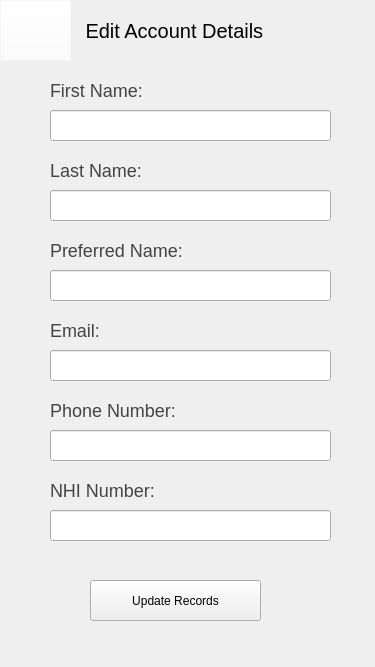
<?xml version="1.0" encoding="UTF-8"?>
<ui version="4.0">
 <class>editDetails</class>
 <widget class="QWidget" name="editDetails">
  <property name="geometry">
   <rect>
    <x>0</x>
    <y>0</y>
    <width>375</width>
    <height>667</height>
   </rect>
  </property>
  <property name="windowTitle">
   <string>Form</string>
  </property>
  <widget class="QPushButton" name="btn_backToHome">
   <property name="geometry">
    <rect>
     <x>0</x>
     <y>0</y>
     <width>71</width>
     <height>61</height>
    </rect>
   </property>
   <property name="styleSheet">
    <string notr="true">image: url(:/images/backArrow2.png);
background-color: rgba(255, 255, 255, 0);</string>
   </property>
   <property name="text">
    <string/>
   </property>
  </widget>
  <widget class="QLabel" name="lbl_fName">
   <property name="geometry">
    <rect>
     <x>50</x>
     <y>70</y>
     <width>101</width>
     <height>41</height>
    </rect>
   </property>
   <property name="styleSheet">
    <string notr="true">font-family:arial;
font-size:18px;
color:#444444;</string>
   </property>
   <property name="text">
    <string>First Name:</string>
   </property>
  </widget>
  <widget class="QLabel" name="lbl_phone">
   <property name="geometry">
    <rect>
     <x>50</x>
     <y>390</y>
     <width>161</width>
     <height>41</height>
    </rect>
   </property>
   <property name="styleSheet">
    <string notr="true">font-family:arial;
font-size:18px;
color:#444444;</string>
   </property>
   <property name="text">
    <string>Phone Number:</string>
   </property>
  </widget>
  <widget class="QLabel" name="lbl_pName">
   <property name="geometry">
    <rect>
     <x>50</x>
     <y>230</y>
     <width>161</width>
     <height>41</height>
    </rect>
   </property>
   <property name="styleSheet">
    <string notr="true">font-family:arial;
font-size:18px;
color:#444444;</string>
   </property>
   <property name="text">
    <string>Preferred Name:</string>
   </property>
  </widget>
  <widget class="QLabel" name="lbl_topBar">
   <property name="geometry">
    <rect>
     <x>0</x>
     <y>-20</y>
     <width>381</width>
     <height>101</height>
    </rect>
   </property>
   <property name="text">
    <string/>
   </property>
   <property name="pixmap">
    <pixmap resource="resources.qrc">:/images/topBar.png</pixmap>
   </property>
  </widget>
  <widget class="QLabel" name="lbl_Email">
   <property name="geometry">
    <rect>
     <x>50</x>
     <y>310</y>
     <width>161</width>
     <height>41</height>
    </rect>
   </property>
   <property name="styleSheet">
    <string notr="true">font-family:arial;
font-size:18px;
color:#444444;</string>
   </property>
   <property name="text">
    <string>Email:</string>
   </property>
  </widget>
  <widget class="QLabel" name="lbl_NHI">
   <property name="geometry">
    <rect>
     <x>50</x>
     <y>470</y>
     <width>161</width>
     <height>41</height>
    </rect>
   </property>
   <property name="styleSheet">
    <string notr="true">font-family:arial;
font-size:18px;
color:#444444;</string>
   </property>
   <property name="text">
    <string>NHI Number:</string>
   </property>
  </widget>
  <widget class="QLabel" name="lbl_lName">
   <property name="geometry">
    <rect>
     <x>50</x>
     <y>150</y>
     <width>101</width>
     <height>41</height>
    </rect>
   </property>
   <property name="styleSheet">
    <string notr="true">font-family:arial;
font-size:18px;
color:#444444;</string>
   </property>
   <property name="text">
    <string>Last Name:</string>
   </property>
  </widget>
  <widget class="QLabel" name="lbl_editDetails">
   <property name="geometry">
    <rect>
     <x>80</x>
     <y>0</y>
     <width>221</width>
     <height>61</height>
    </rect>
   </property>
   <property name="styleSheet">
    <string notr="true">color:black;
font-size:20px;
font-family:arial;</string>
   </property>
   <property name="text">
    <string> Edit Account Details</string>
   </property>
  </widget>
  <widget class="QLineEdit" name="lineEdit_firstName">
   <property name="geometry">
    <rect>
     <x>50</x>
     <y>110</y>
     <width>281</width>
     <height>31</height>
    </rect>
   </property>
  </widget>
  <widget class="QLineEdit" name="lineEdit_lastName">
   <property name="geometry">
    <rect>
     <x>50</x>
     <y>190</y>
     <width>281</width>
     <height>31</height>
    </rect>
   </property>
  </widget>
  <widget class="QLineEdit" name="lineEdit_preferredName">
   <property name="geometry">
    <rect>
     <x>50</x>
     <y>270</y>
     <width>281</width>
     <height>31</height>
    </rect>
   </property>
  </widget>
  <widget class="QLineEdit" name="lineEdit_email">
   <property name="geometry">
    <rect>
     <x>50</x>
     <y>350</y>
     <width>281</width>
     <height>31</height>
    </rect>
   </property>
  </widget>
  <widget class="QLineEdit" name="lineEdit_phone">
   <property name="geometry">
    <rect>
     <x>50</x>
     <y>430</y>
     <width>281</width>
     <height>31</height>
    </rect>
   </property>
  </widget>
  <widget class="QLineEdit" name="lineEdit_NHI">
   <property name="geometry">
    <rect>
     <x>50</x>
     <y>510</y>
     <width>281</width>
     <height>31</height>
    </rect>
   </property>
  </widget>
  <widget class="QPushButton" name="btn_submit">
   <property name="geometry">
    <rect>
     <x>90</x>
     <y>580</y>
     <width>171</width>
     <height>41</height>
    </rect>
   </property>
   <property name="text">
    <string>Update Records</string>
   </property>
  </widget>
  <zorder>lbl_topBar</zorder>
  <zorder>btn_backToHome</zorder>
  <zorder>lbl_fName</zorder>
  <zorder>lbl_phone</zorder>
  <zorder>lbl_pName</zorder>
  <zorder>lbl_Email</zorder>
  <zorder>lbl_NHI</zorder>
  <zorder>lbl_lName</zorder>
  <zorder>lbl_editDetails</zorder>
  <zorder>lineEdit_firstName</zorder>
  <zorder>lineEdit_lastName</zorder>
  <zorder>lineEdit_preferredName</zorder>
  <zorder>lineEdit_email</zorder>
  <zorder>lineEdit_phone</zorder>
  <zorder>lineEdit_NHI</zorder>
  <zorder>btn_submit</zorder>
 </widget>
 <resources>
  <include location="resources.qrc"/>
 </resources>
 <connections/>
</ui>
